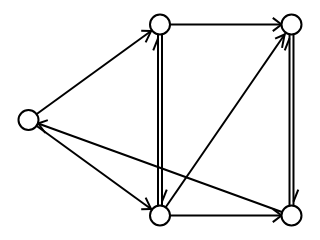

Source (notebook cell):
### Markdown cell above
Essa é a representação mais comum de grafos não-dirigidos: círculos como nós e retas como arestas. Se uma reta *conecta* o círculo que representa $n$ ao círculo que representa $m$, ela representa a aresta $\{n, m\}$.

Vamos agora visualizar o segundo grafo, que é dirigido:

### Code cell
sn.graph_width = 320
sn.graph_height = 180

sn.show_graph(dg)

### Figure 1 — Plotly figure (JSON) as saved in the notebook; plotly's stock layout.template omitted (floating-point values rounded to 4 significant figures)
{"data": [{"hoverinfo": "none", "line": {"color": "rgb(0, 0, 0)", "width": 2}, "mode": "lines", "x": [0, 0.5, null, 0.4664, 0.4454, null, 0.4664, 0.4286, null, 0, 0.5, null, 0.4664, 0.4286, null, 0.4664, 0.4454, null, 0.5, 1, null, 0.9621, 0.9289, null, 0.9621, 0.9289, null, 0.5076, 0.5076, null, 0.5076, 0.5257, null, 1.008, 1.008, null, 1.008, 1.026, null, 0.4924, 0.4924, null, 0.4924, 0.4743, null, 0.5, 1, null, 0.9738, 0.964, null, 0.9738, 0.9377, null, 0.5, 1, null, 0.9621, 0.9289, null, 0.9621, 0.9289, null, 1, 0, null, 0.03665, 0.0734, null, 0.03665, 0.06422, null, 0.9924, 0.9924, null, 0.9924, 0.9743, null], "y": [0.5, 1, null, 0.9664, 0.9062, null, 0.9664, 0.9678, null, 0.5, 0, null, 0.03357, 0.03224, null, 0.03357, 0.09382, null, 1, 1, null, 1, 0.9653, null, 1, 1.035, null, 1, 0, null, 0.07246, 0.1361, null, 1, 0, null, 0.07246, 0.1361, null, 0, 1, null, 0.9275, 0.8639, null, 0, 1, null, 0.9476, 0.8777, null, 0.9476, 0.9257, null, 0, 0, null, 0, -0.03474, null, 0, 0.03474, null, 0, 0.5, null, 0.4817, 0.4992, null, 0.4817, 0.432, null, 0, 1, null, 0.9275, 0.8639, null]}, {"hoverinfo": "none", "marker": {"color": "rgb(255, 255, 255)", "line": {"color": "rgb(0, 0, 0)", "width": 2}, "size": 20}, "mode": "markers+text", "text": [], "textfont": {"color": "rgb(0, 0, 0)"}, "textposition": "middle center", "x": [0, 0.5, 1, 0.5, 1], "y": [0.5, 1, 1, 0, 0]}], "layout": {"height": 180, "margin": {"b": 0, "l": 0, "r": 0, "t": 0}, "showlegend": false, "width": 320, "xaxis": {"showgrid": false, "showticklabels": false, "zeroline": false}, "yaxis": {"showgrid": false, "showticklabels": false, "zeroline": false}}}
